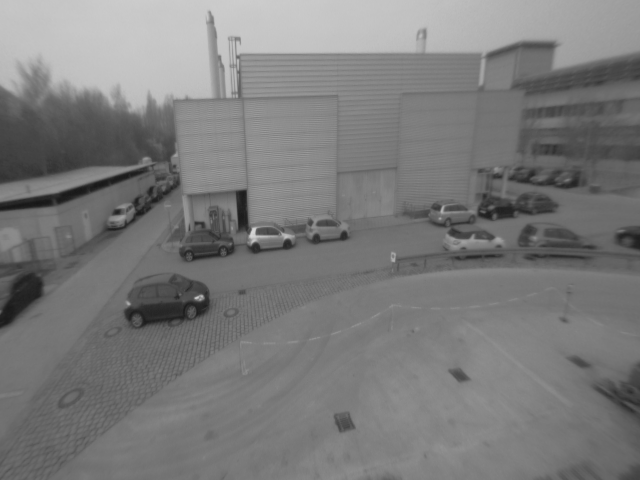
%> input picture sol05/img1.png, 640 x 480 px
$ octave main_harris.m   (GNU Octave 9; MATLAB toolbox functions it lacks are replaced by stand-ins)
%> lines starting %> are read from the running program, lines starting %| are printed output that depends on the picture
### sol05/imreadbw.m
function I = imreadbw(file)
%> called with file = 'img1.png'
I=im2double(imread(file)) ;
%> I: size 480x640 double; min 0.0863, max 0.835, mean 0.481

if(size(I,3) > 1)
  I = rgb2gray( I ) ;
end

### sol05/getM.m
function [M11, M12, M22] = getM(I, sigma)
%> called with sigma = 20
% Compute structure tensor

% spatial gradient using central differences
% Ix [2:end end] 2,3,4...end, end
% [1 1:end-1] 1,1,2..end-2,end-1
% 2Ix= 2-1,3-1,4-2....end-(end-2),end-(end-1)
% 中间每个Ix都是两边决定的，但是两头是例外，因为只有一边
% 同理Iy
Ix = 0.5*(I(:,[2:end end]) - I(:,[1 1:end-1]));
Iy = 0.5*(I([2:end end],:) - I([1 1:end-1],:));
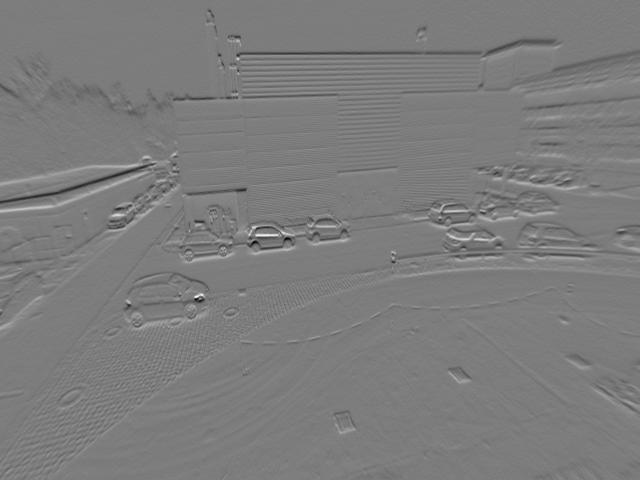
%> Iy: size 480x640 double; min -0.2, max 0.208, mean -0.000627; drawn with min black and max white

% Gaussian kernel
k = ceil(4*sigma+1);
G = fspecial('gaussian', k, sigma);

% 用了weights的，注意都是点乘
M11 = conv2(Ix .* Ix, G, 'same');
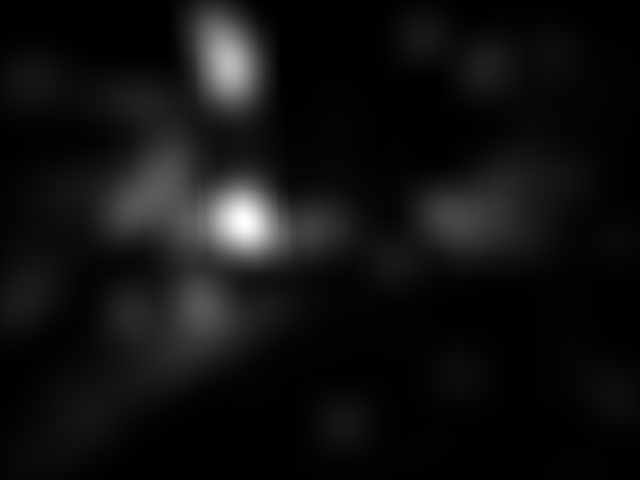
%> M11: size 480x640 double; min 7.07e-07, max 0.00168, mean 0.000116; drawn with min black and max white
M12 = conv2(Ix .* Iy, G, 'same');
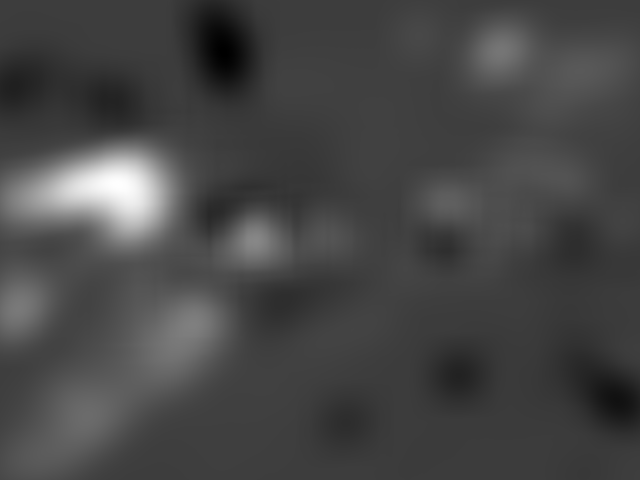
%> M12: size 480x640 double; min -0.000133, max 0.00042, mean 2.05e-05; drawn with min black and max white
M22 = conv2(Iy .* Iy, G, 'same');
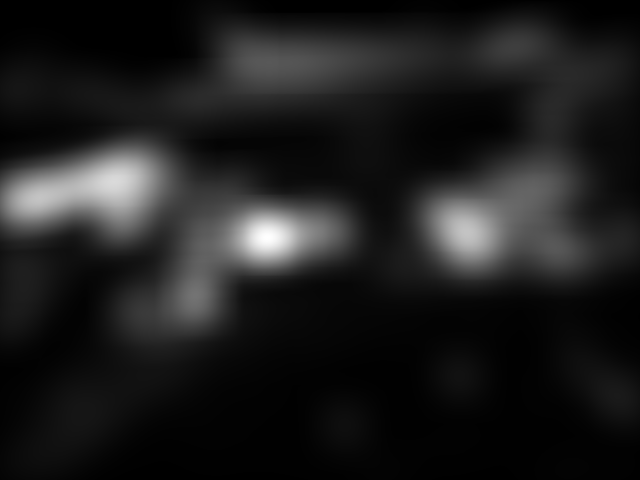
%> M22: size 480x640 double; min 6.59e-07, max 0.0017, mean 0.000202; drawn with min black and max white

% Note: We do not need to compute M21 sparately, since M is symmetrical and
% therefore M21 == M12

end

### sol05/getHarrisCorners.m
function [score, points] = getHarrisCorners(I, sigma, kappa, theta)

[M11, M12, M22] = getM(I, sigma);

% compute score using det and trace
% 得到M矩阵算score，这个score大于theta，则是Harris corner 点，（没用Non-maximum suppression）
% 注意都是点乘,M11，M22，M12里面保存每个点的M信息，也就是说每个M都是480×640
detM = M11 .* M22 - M12.^2;
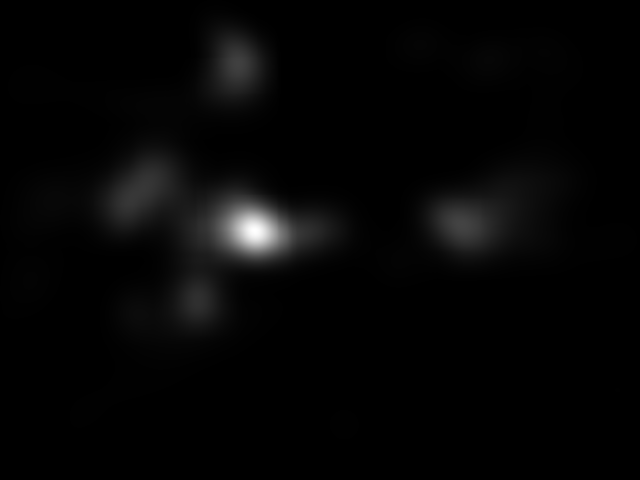
%> detM: size 480x640 double; min 4.18e-13, max 2.16e-06, mean 4.87e-08; drawn with min black and max white
% 求trace
traceM = M11 + M22;
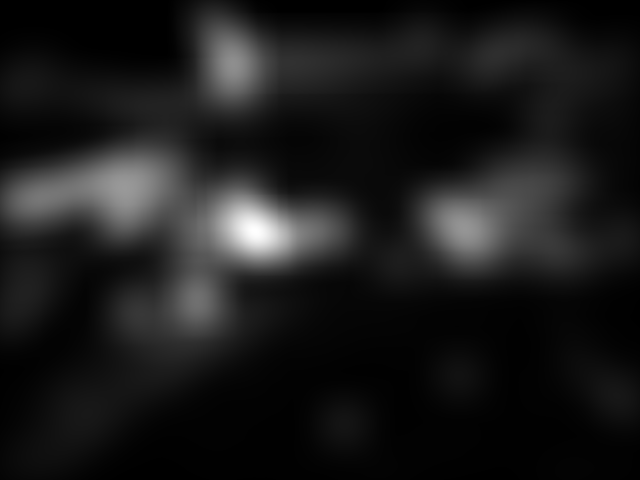
%> traceM: size 480x640 double; min 1.37e-06, max 0.00295, mean 0.000318; drawn with min black and max white
score = detM - kappa * traceM.^2;

% display score (for debugging)
%imagesc(sign(score) .* abs(score).^(1/4));
%colorbar;

% you can disable non-maximum suppression (for debugging)
% max_only设置为0，就没有non-max suppression
max_only = 1;

% padded image for easier non-max suppression check
% 在原来scores周围pad一圈，为了Non-maximum suppression在边界更方便
score_pad = -inf * ones(size(I) + 2);
score_pad(2:end-1, 2:end-1) = score;

% find corners
% score的值要超过theta，因为在480×640的点里，有的M是0，或者很小，说明他的梯度不够显著
% 例如M等于0，是一个纯白的点，看不出运动，或者没有运动，
% 或者非角点，det（M)是0，一个特征值
% Non-maximum suppression,score的值还要比周围的值都要大，只检查了上下左右
%Non-maximum suppression 第一行，比左边大。第二行，比右边大。第三行，比上面大，第四行，比下面大
[y, x] = find( score > theta ...
             & ( ~max_only ...
               | ( score > score_pad(1:end-2, 2:end-1) ...
                 & score > score_pad(3:end  , 2:end-1) ...
                 & score > score_pad(2:end-1, 1:end-2) ...
                 & score > score_pad(2:end-1, 3:end))));
%> y = [198; 197; 189; 188; 187; 300; 64; 231; 224]; x = [136; 137; 146; 147; 149; 199; 240; 255; 462]

points = [x y];
%> points = [136 198; 137 197; 146 189; 147 188; 149 187; 199 300; 240 64; 255 231; 462 224]

end

### sol05/drawPts.m
function [  ] = drawPts( img, pts )
hold off
imagesc(img);
colormap gray
hold on
plot(pts(:,1), pts(:,2), 'yo','LineWidth',3)
axis equal
end

### sol05/main_harris.m
%% cleanup
clear
close all

%% load data and set parameters
I = imreadbw('img1.png');
%I = imreadbw('small.png');
sigma = 20;
kappa = 0.05;
theta = 1e-7;

%% compute corners and visualize

[score, points] = getHarrisCorners(I, sigma, kappa, theta);

figure(2);
subplot(121);
drawPts(I, points);
axis image;

subplot(122);
imagesc(sign(score) .* abs(score).^(1/4));
colormap(gca, 'jet');
axis image;
colorbar;
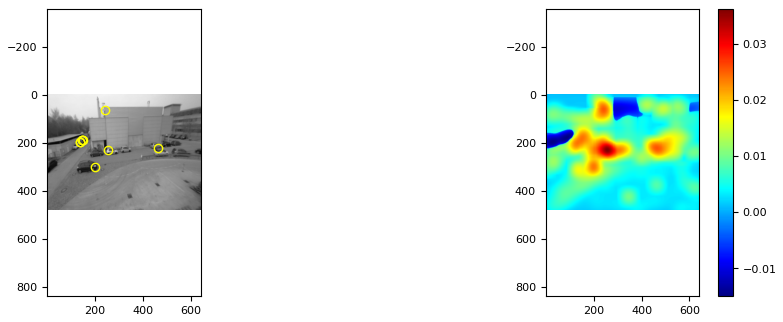
%> figure redrawn from the program's plot data, 2 panels

$ run again, with sol05/small.png copied over sol05/img1.png
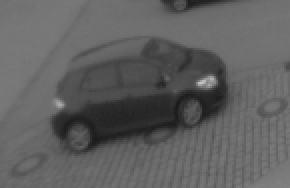
%> input picture sol05/small.png, 145 x 94 px (shown 2 times larger)
%> in getHarrisCorners, `traceM = M11 + M22;`:
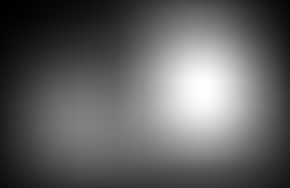
%> traceM: size 94x145 double (shown 2 times larger); min 7.12e-06, max 0.00125, mean 0.000479; drawn with min black and max white
%> y = 43; x = 103
%> in getHarrisCorners, `points = [x y];`: points = [103 43]
%> `colorbar;`:
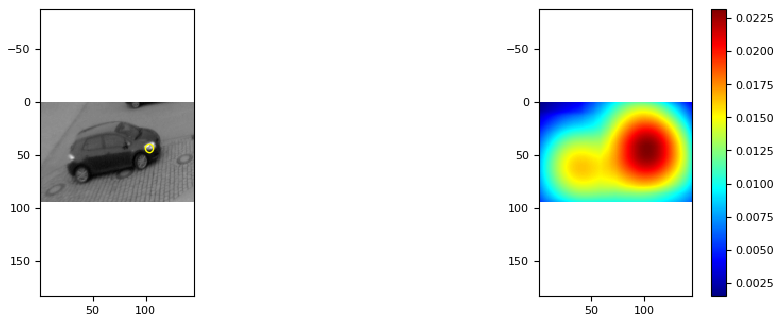
%> figure redrawn from the program's plot data, 2 panels
